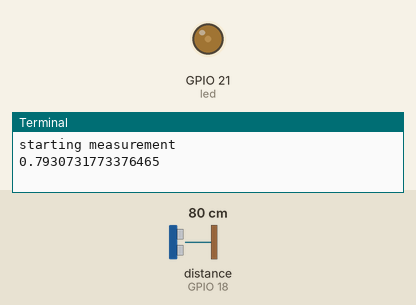
This program was run on a simulated Raspberry Pi (BCM pin numbers). Parts: output pins drawn as LEDs (lit = HIGH), the last lines printed to the terminal. The test bench sets the inputs (shaded band); at power-on: distance to the obstacle (sensor on GPIO 18) 80 cm. The echo pulse lasts 58.3 µs per cm; the clock reads 2024-03-15 10:24:30 at power-on unless the program sets it; pins used as bus, display or sensor lines are not drawn.

Above: at 1.2 s.
1.3 s: distance to the obstacle (sensor on GPIO 18) set to 2 cm
At 3.1 s:
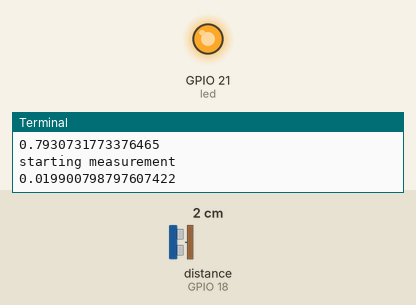
3.8 s: distance to the obstacle (sensor on GPIO 18) set to 35 cm
At 4.9 s:
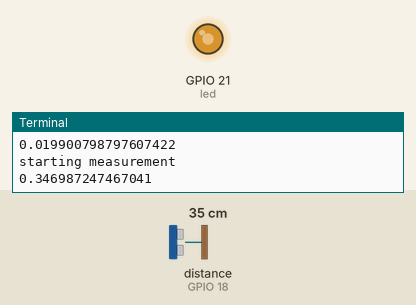
6.0 s: distance to the obstacle (sensor on GPIO 18) set to 60 cm
At 8.1 s:
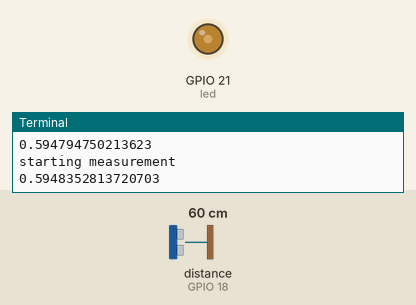
Timing chart, 0 to 9.6 s (numbered marks = the images above; inputs shaded):
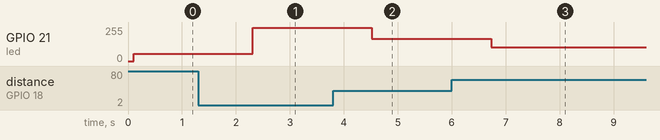

Measured:
- after the input at 1.3 s, GPIO 21 (led): 53/255 → 250/255 after 1.0 s
- after the input at 3.8 s, GPIO 21 (led): 250/255 → 167/255 after 0.72 s
- after the input at 6.0 s, GPIO 21 (led): 167/255 → 103/255 after 0.73 s

The program:

ultrasonic.py
```python
import RPi.GPIO as GPIO
import time
from gpiozero import PWMLED


led = PWMLED(21)

def loop():

    GPIO.setmode(GPIO.BCM)

    ##assigning pins to trigger and echo
    TRIG = 4
    ECHO = 18

    GPIO.setup(TRIG, GPIO.OUT)##trigger pin the output pin
    GPIO.output(TRIG, 0)##trigger pin set low

    GPIO.setup(ECHO, GPIO.IN)##echo pin the input pin

    time.sleep(0.1)##short delay for sensor to settle down

    print ("starting measurement")

    ##sensor fires the signal in this upcoming step
    GPIO.output(TRIG,1)
    time.sleep(0.00001)
    GPIO.output(TRIG, 0)

    while GPIO.input(ECHO) == 0:
            pass
    start = time.time()

    while GPIO.input(ECHO) == 1:
            pass
    stop = time.time()

    distance = (stop - start) * 170
    print(distance)

    led.pulse()
    led.value = (1 - distance) ##distance more brightness less
    time.sleep(1)

try:
    while True:
        loop()
except KeyboardInterrupt:
    GPIO.cleanup()
```
